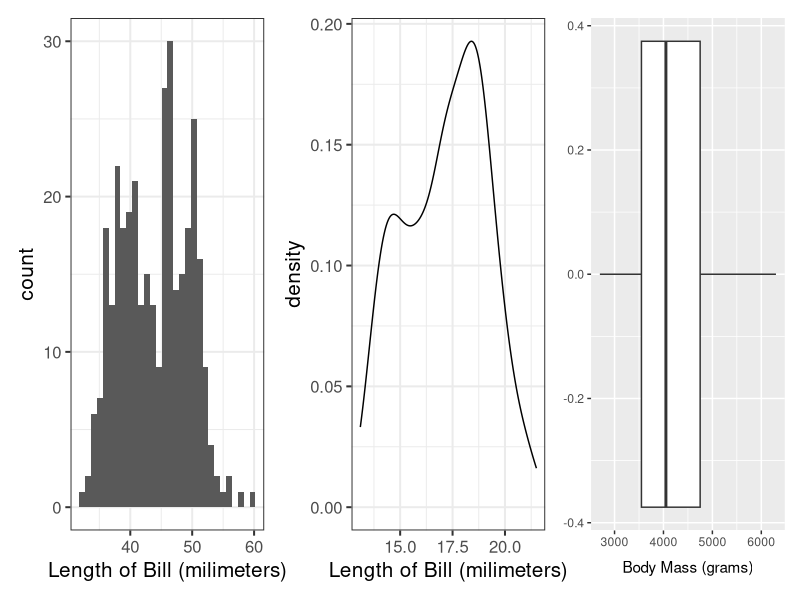
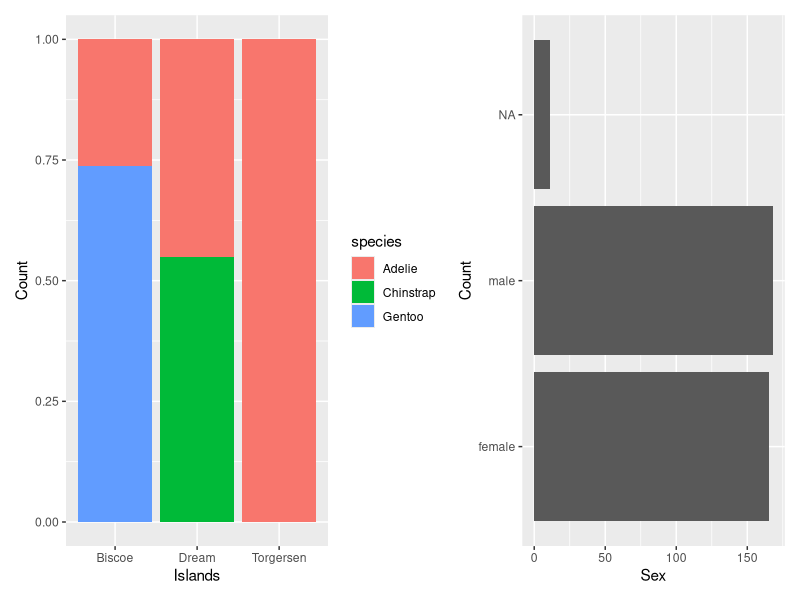
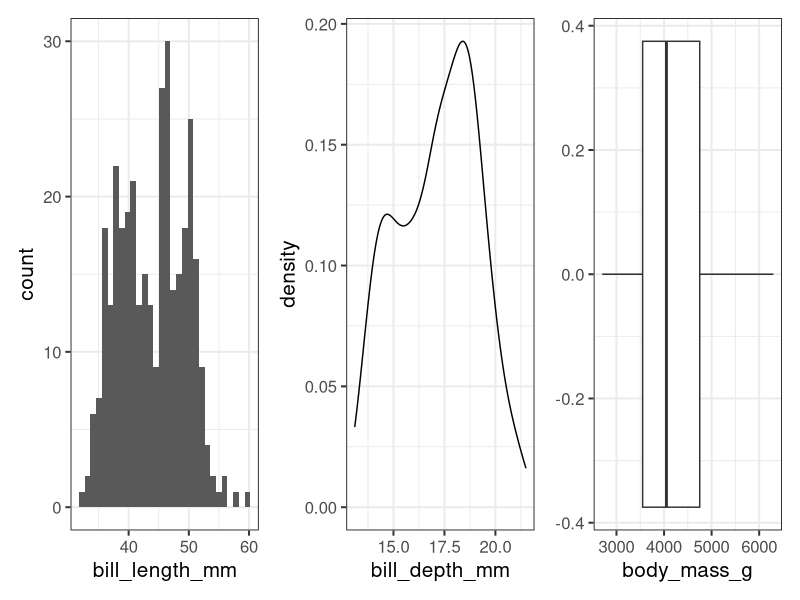
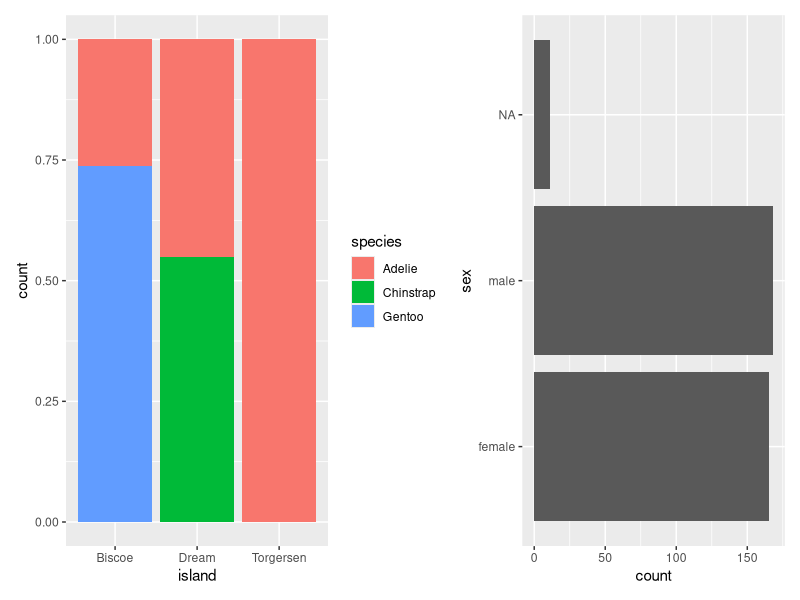
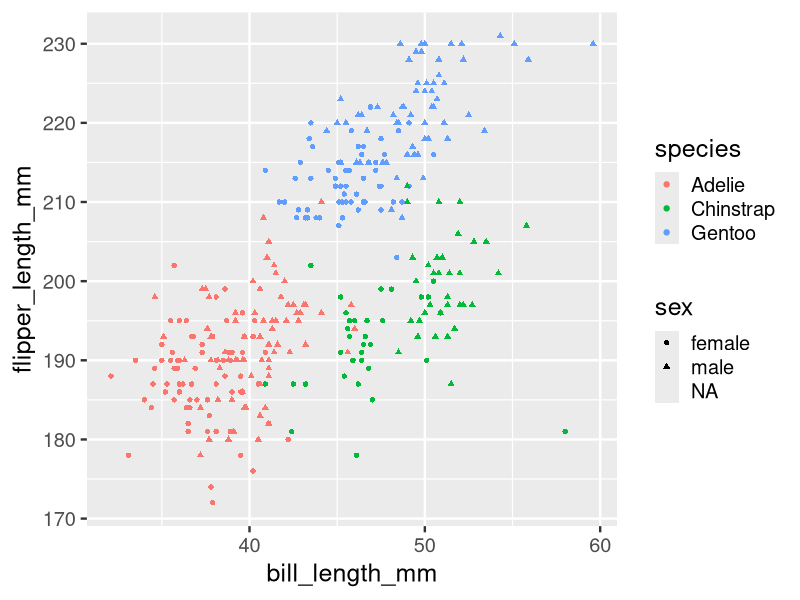
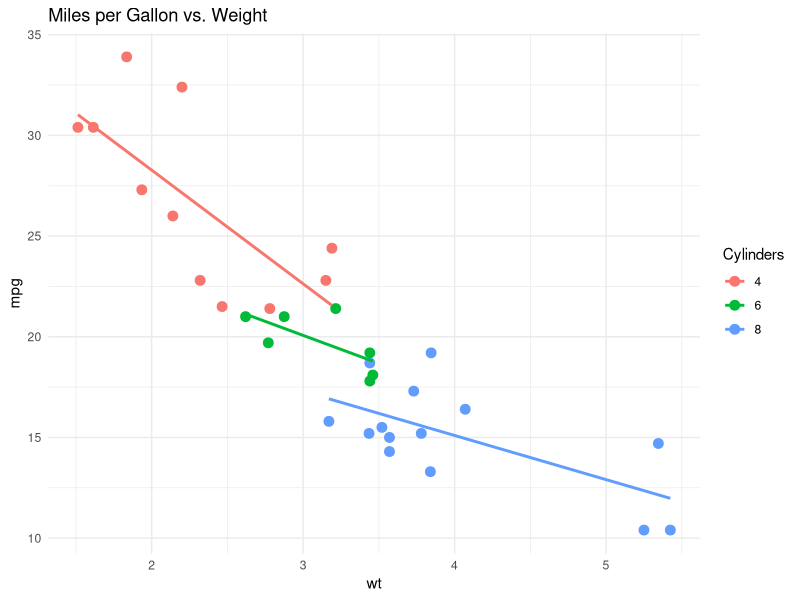
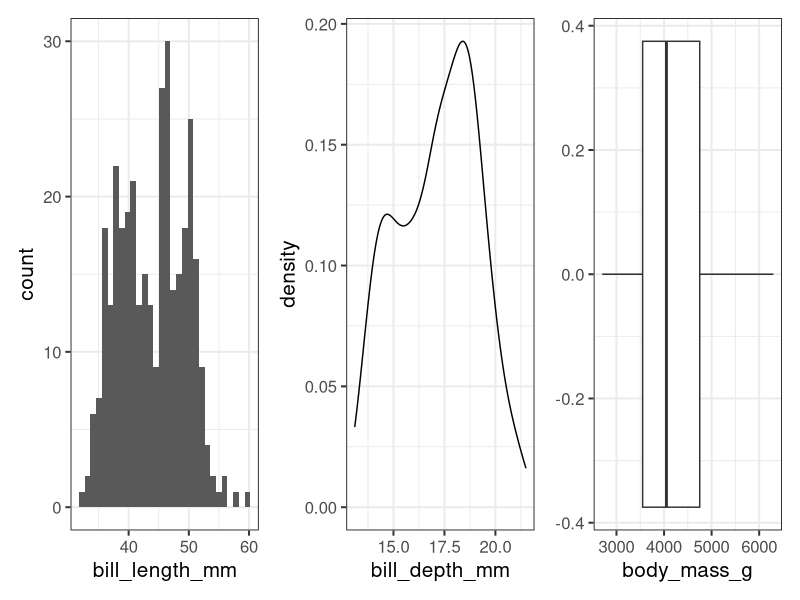
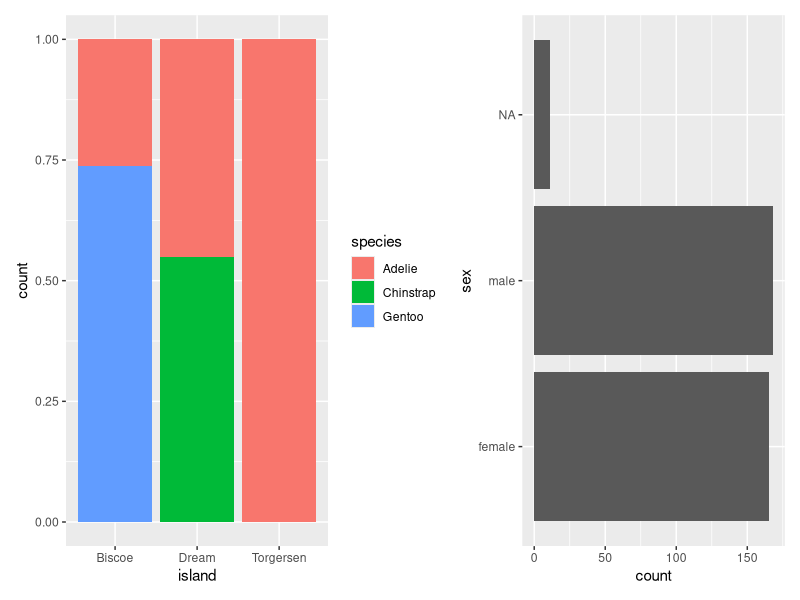

Recreate these plots in R, in order.
## ---- chunk 1
library(palmerpenguins)
penguins
## ---- chunk 2
#| echo: false
#| fig-width: 16
#| fig-align: center
library(tidyverse)
library(ggplot2)
library(palmerpenguins)

p1 <- penguins |>
  ggplot(aes(x = bill_length_mm)) +
  geom_histogram() +
  theme_bw(base_size = 15) +
  labs(x = "Length of Bill (milimeters)")

p2 <- penguins |>
  ggplot(aes(x = bill_depth_mm)) +
  geom_density() +
  labs(x = "Length of Bill (milimeters)") +
  theme_bw(base_size = 15)

p3 <- penguins |>
  ggplot(aes(x = body_mass_g)) +
  geom_boxplot() +
  labs(x = "Body Mass (grams)")
  theme_bw(base_size = 15)

library(patchwork)

p1 + p2 + p3
## ---- chunk 3
#| echo: false

p4 <- penguins |>
  ggplot(aes(x = island,
             fill = species)) +
  geom_bar(position = "fill") +
  labs(x = "Islands",
       y = "Count")

p5 <- penguins |>
  ggplot(aes(y = sex)) +
  geom_bar() +
  labs(x = "Sex",
       y = "Count")

p4 + p5
## ---- chunk 4
#| echo: false
#| fig-width: 16
#| fig-align: center
library(tidyverse)
library(palmerpenguins)

p1 <- penguins |>
  ggplot(aes(x = bill_length_mm)) +
  geom_histogram() +
  theme_bw(base_size = 15)

p2 <- penguins |>
  ggplot(aes(x = bill_depth_mm)) +
  geom_density() +
  theme_bw(base_size = 15)

p3 <- penguins |>
  ggplot(aes(x = body_mass_g)) +
  geom_boxplot() +
  theme_bw(base_size = 15)

library(patchwork)

p1 + p2 + p3
## ---- chunk 5
#| echo: false

p4 <- penguins |>
  ggplot(aes(x = island,
             fill = species)) +
  geom_bar(position = "fill")

p5 <- penguins |>
  ggplot(aes(y = sex)) +
  geom_bar()

p4 + p5
## ---- chunk 6
#| echo: false
#| fig-align: center
penguins |>
  ggplot(aes(x = bill_length_mm,
             y = flipper_length_mm,
             color = species,
             shape = sex)) +
  geom_point() +
  theme_gray(base_size = 18)
## ---- chunk 7
#| output-location: column-fragment
library(ggplot2)

ggplot(mtcars, aes(x = wt, y = mpg, color = factor(cyl))) +
  geom_point(size = 3) +
  geom_smooth(method = "lm", se = FALSE) +
  theme_minimal() +
  labs(
    title = "Miles per Gallon vs. Weight",
    color = "Cylinders"
  )
## ---- chunk 8
library(palmerpenguins)
penguins
## ---- chunk 9
#| echo: false
#| fig-width: 16
#| fig-align: center
library(tidyverse)
library(palmerpenguins)

p1 <- penguins |>
  ggplot(aes(x = bill_length_mm)) +
  geom_histogram() +
  theme_bw(base_size = 15)

p2 <- penguins |>
  ggplot(aes(x = bill_depth_mm)) +
  geom_density() +
  theme_bw(base_size = 15)

p3 <- penguins |>
  ggplot(aes(x = body_mass_g)) +
  geom_boxplot() +
  theme_bw(base_size = 15)

library(patchwork)

p1 + p2 + p3
## ---- chunk 10
#| echo: false

p4 <- penguins |>
  ggplot(aes(x = island,
             fill = species)) +
  geom_bar(position = "fill")

p5 <- penguins |>
  ggplot(aes(y = sex)) +
  geom_bar()

p4 + p5
## ---- chunk 11
#| echo: false
#| fig-width: 16
#| fig-align: center
library(tidyverse)
library(palmerpenguins)

p1 <- penguins |>
  ggplot(aes(x = bill_length_mm)) +
  geom_histogram() +
  theme_bw(base_size = 15)

p2 <- penguins |>
  ggplot(aes(x = bill_depth_mm)) +
  geom_density() +
  theme_bw(base_size = 15)

p3 <- penguins |>
  ggplot(aes(x = body_mass_g)) +
  geom_boxplot() +
  theme_bw(base_size = 15)

library(patchwork)

p1 + p2 + p3
## ---- chunk 12
#| echo: false

p4 <- penguins |>
  ggplot(aes(x = island,
             fill = species)) +
  geom_bar(position = "fill")

p5 <- penguins |>
  ggplot(aes(y = sex)) +
  geom_bar()

p4 + p5
## ---- chunk 13
#| echo: false
#| fig-align: center
penguins |>
  ggplot(aes(x = bill_length_mm,
             y = flipper_length_mm,
             color = species,
             shape = sex)) +
  geom_point() +
  theme_gray(base_size = 18)
